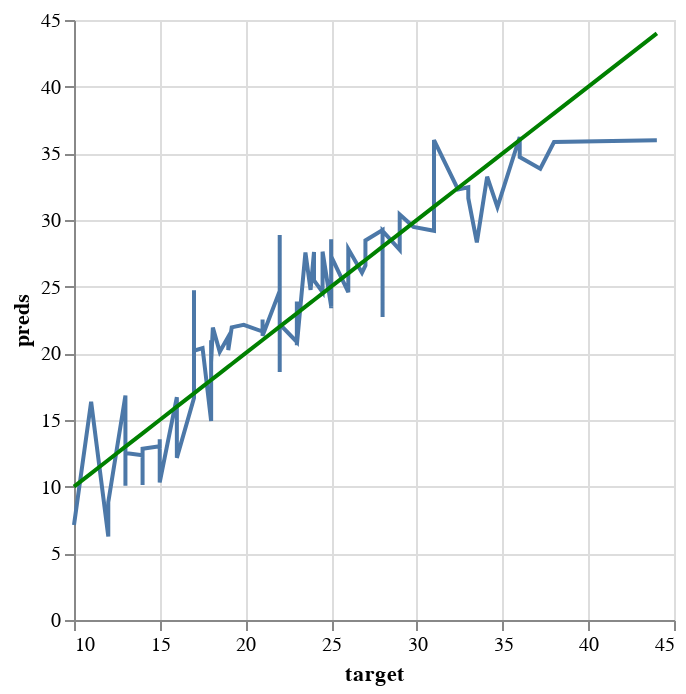

Notebook code cell kept with this figure:
### Code cell
# Solution
perfect_test = alt.Chart(pd.DataFrame({'target': y_test, 'preds': y_test})).mark_line(color='green').encode(
    x='target',
    y='preds'
)

pred_chart_test = alt.Chart(pd.DataFrame({'target': y_test, 'preds': y_test_preds})).mark_line().encode(
    x='target',
    y='preds'
  )

pred_chart_test + perfect_test

### Figure 1 — Vega-Lite specification as saved in the notebook (floating-point values rounded to 4 significant figures)
{"config": {"view": {"continuousWidth": 300, "continuousHeight": 300}}, "layer": [{"data": {"name": "data-ae0d11901b739a445124f3e659aacd7f"}, "mark": {"type": "line"}, "encoding": {"x": {"field": "target", "type": "quantitative"}, "y": {"field": "preds", "type": "quantitative"}}}, {"data": {"name": "data-09910621c1ee094c024cf7417bfcae54"}, "mark": {"type": "line", "color": "green"}, "encoding": {"x": {"field": "target", "type": "quantitative"}, "y": {"field": "preds", "type": "quantitative"}}}], "$schema": "https://vega.github.io/schema/vega-lite/v5.20.1.json", "datasets": {"data-ae0d11901b739a445124f3e659aacd7f": [{"target": 33.0, "preds": 32.45}, {"target": 28.0, "preds": 29.24}, {"target": 19.0, "preds": 21.24}, {"target": 13.0, "preds": 16.84}, {"target": 14.0, "preds": 12.35}, {"target": 27.0, "preds": 26.58}, {"target": 24.0, "preds": 27.6}, {"target": 13.0, "preds": 10.07}, {"target": 17.0, "preds": 16.65}, {"target": 21.0, "preds": 21.63}, {"target": 15.0, "preds": 13.03}, {"target": 38.0, "preds": 35.85}, {"target": 26.0, "preds": 24.59}, {"target": 15.0, "preds": 13.55}, {"target": 25.0, "preds": 23.54}, {"target": 12.0, "preds": 6.259}, {"target": 31.0, "preds": 29.19}, {"target": 17.0, "preds": 24.72}, {"target": 16.0, "preds": 16.71}, {"target": 31.0, "preds": 35.99}, {"target": 22.0, "preds": 24.68}, {"target": 22.0, "preds": 18.6}, {"target": 22.0, "preds": 28.88}, {"target": 33.5, "preds": 28.33}, {"target": 18.0, "preds": 14.92}, {"target": 44.0, "preds": 35.98}, {"target": 26.0, "preds": 26.44}, {"target": 24.5, "preds": 24.58}, {"target": 18.1, "preds": 21.93}, {"target": 12.0, "preds": 8.83}, {"target": 27.0, "preds": 28.15}, {"target": 36.0, "preds": 36.23}, {"target": 23.0, "preds": 20.85}, {"target": 24.0, "preds": 25.47}, {"target": 37.2, "preds": 33.85}, {"target": 16.0, "preds": 12.23}, {"target": 21.0, "preds": 22.54}, {"target": 19.2, "preds": 21.95}, {"target": 16.0, "preds": 12.16}, {"target": 29.0, "preds": 27.76}, {"target": 26.8, "preds": 26.05}, {"target": 27.0, "preds": 28.47}, {"target": 18.0, "preds": 20.97}, {"target": 10.0, "preds": 7.12}, {"target": 23.0, "preds": 23.89}, {"target": 36.0, "preds": 34.72}, {"target": 26.0, "preds": 27.83}, {"target": 25.0, "preds": 25.19}, {"target": 25.0, "preds": 23.38}, {"target": 25.0, "preds": 28.56}, {"target": 22.0, "preds": 22.19}, {"target": 34.1, "preds": 33.25}, {"target": 32.4, "preds": 32.29}, {"target": 13.0, "preds": 11.12}, {"target": 23.5, "preds": 27.57}, {"target": 14.0, "preds": 10.12}, {"target": 18.5, "preds": 20.11}, {"target": 29.8, "preds": 29.49}, {"target": 28.0, "preds": 22.72}, {"target": 19.0, "preds": 20.24}, {"target": 11.0, "preds": 16.37}, {"target": 33.0, "preds": 31.63}, {"target": 23.0, "preds": 23.57}, {"target": 21.0, "preds": 21.32}, {"target": 23.0, "preds": 20.62}, {"target": 25.0, "preds": 24.88}, {"target": 23.8, "preds": 24.75}, {"target": 34.4, "preds": 32.1}, {"target": 24.5, "preds": 27.63}, {"target": 13.0, "preds": 12.52}, {"target": 34.7, "preds": 30.97}, {"target": 14.0, "preds": 12.84}, {"target": 15.0, "preds": 10.31}, {"target": 18.0, "preds": 19.33}, {"target": 25.0, "preds": 27.27}, {"target": 19.9, "preds": 22.13}, {"target": 17.5, "preds": 20.4}, {"target": 28.0, "preds": 29.19}, {"target": 29.0, "preds": 30.41}, {"target": 17.0, "preds": 20.2}], "data-09910621c1ee094c024cf7417bfcae54": [{"target": 33.0, "preds": 33.0}, {"target": 28.0, "preds": 28.0}, {"target": 19.0, "preds": 19.0}, {"target": 13.0, "preds": 13.0}, {"target": 14.0, "preds": 14.0}, {"target": 27.0, "preds": 27.0}, {"target": 24.0, "preds": 24.0}, {"target": 13.0, "preds": 13.0}, {"target": 17.0, "preds": 17.0}, {"target": 21.0, "preds": 21.0}, {"target": 15.0, "preds": 15.0}, {"target": 38.0, "preds": 38.0}, {"target": 26.0, "preds": 26.0}, {"target": 15.0, "preds": 15.0}, {"target": 25.0, "preds": 25.0}, {"target": 12.0, "preds": 12.0}, {"target": 31.0, "preds": 31.0}, {"target": 17.0, "preds": 17.0}, {"target": 16.0, "preds": 16.0}, {"target": 31.0, "preds": 31.0}, {"target": 22.0, "preds": 22.0}, {"target": 22.0, "preds": 22.0}, {"target": 22.0, "preds": 22.0}, {"target": 33.5, "preds": 33.5}, {"target": 18.0, "preds": 18.0}, {"target": 44.0, "preds": 44.0}, {"target": 26.0, "preds": 26.0}, {"target": 24.5, "preds": 24.5}, {"target": 18.1, "preds": 18.1}, {"target": 12.0, "preds": 12.0}, {"target": 27.0, "preds": 27.0}, {"target": 36.0, "preds": 36.0}, {"target": 23.0, "preds": 23.0}, {"target": 24.0, "preds": 24.0}, {"target": 37.2, "preds": 37.2}, {"target": 16.0, "preds": 16.0}, {"target": 21.0, "preds": 21.0}, {"target": 19.2, "preds": 19.2}, {"target": 16.0, "preds": 16.0}, {"target": 29.0, "preds": 29.0}, {"target": 26.8, "preds": 26.8}, {"target": 27.0, "preds": 27.0}, {"target": 18.0, "preds": 18.0}, {"target": 10.0, "preds": 10.0}, {"target": 23.0, "preds": 23.0}, {"target": 36.0, "preds": 36.0}, {"target": 26.0, "preds": 26.0}, {"target": 25.0, "preds": 25.0}, {"target": 25.0, "preds": 25.0}, {"target": 25.0, "preds": 25.0}, {"target": 22.0, "preds": 22.0}, {"target": 34.1, "preds": 34.1}, {"target": 32.4, "preds": 32.4}, {"target": 13.0, "preds": 13.0}, {"target": 23.5, "preds": 23.5}, {"target": 14.0, "preds": 14.0}, {"target": 18.5, "preds": 18.5}, {"target": 29.8, "preds": 29.8}, {"target": 28.0, "preds": 28.0}, {"target": 19.0, "preds": 19.0}, {"target": 11.0, "preds": 11.0}, {"target": 33.0, "preds": 33.0}, {"target": 23.0, "preds": 23.0}, {"target": 21.0, "preds": 21.0}, {"target": 23.0, "preds": 23.0}, {"target": 25.0, "preds": 25.0}, {"target": 23.8, "preds": 23.8}, {"target": 34.4, "preds": 34.4}, {"target": 24.5, "preds": 24.5}, {"target": 13.0, "preds": 13.0}, {"target": 34.7, "preds": 34.7}, {"target": 14.0, "preds": 14.0}, {"target": 15.0, "preds": 15.0}, {"target": 18.0, "preds": 18.0}, {"target": 25.0, "preds": 25.0}, {"target": 19.9, "preds": 19.9}, {"target": 17.5, "preds": 17.5}, {"target": 28.0, "preds": 28.0}, {"target": 29.0, "preds": 29.0}, {"target": 17.0, "preds": 17.0}]}}
